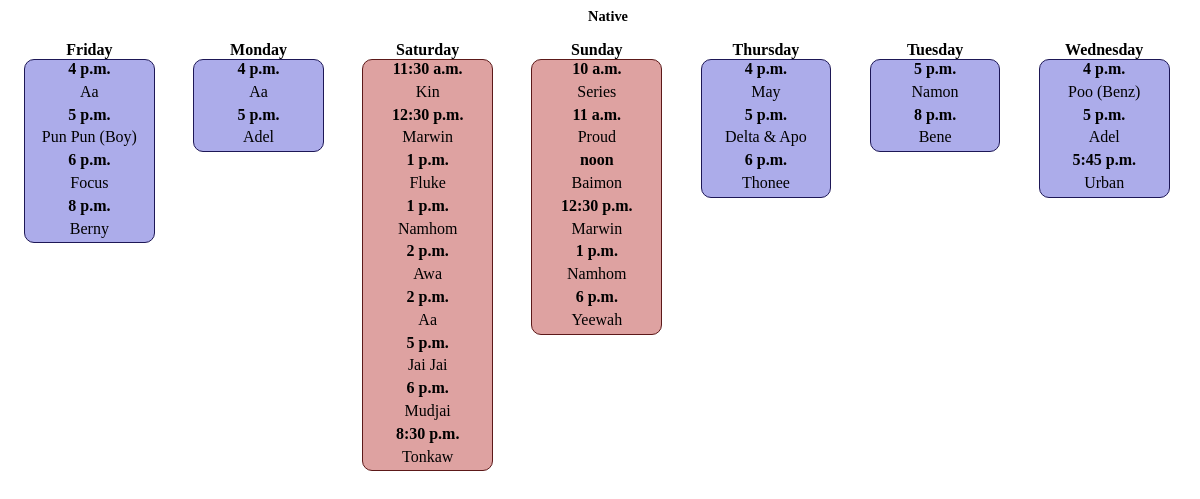
Before: /tutorland/lessonstimetable/print/native/ with the older database file.
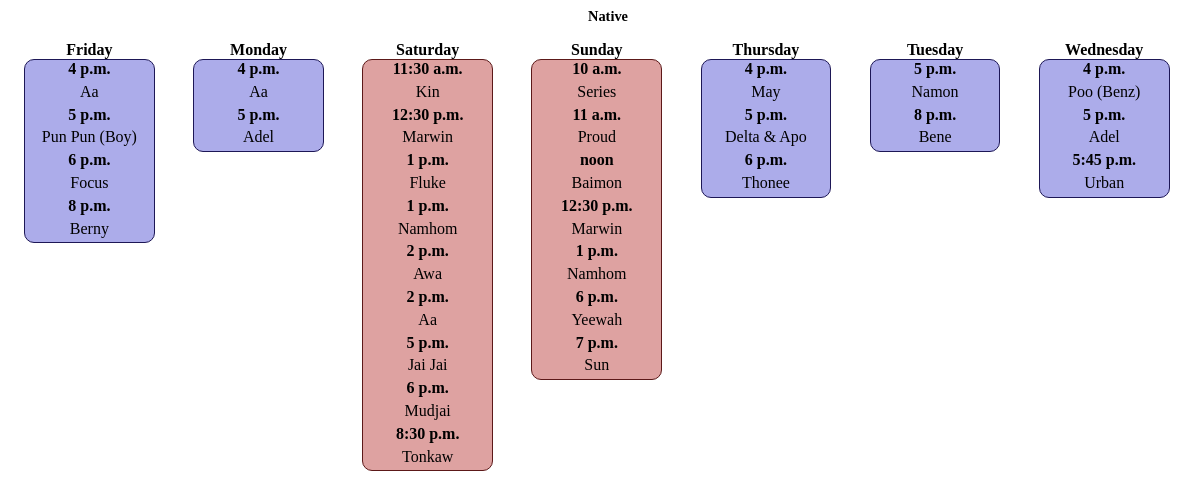
After: the same page with the newer database file.
### api/models.py (models this page shows, shortened)
class Lesson(models.Model):
    id = models.AutoField(auto_created=True, primary_key=True)
    student = models.ForeignKey(Student, on_delete=models.CASCADE)
    day = models.CharField(max_length=10)
    time = models.TimeField()
    subject = models.CharField(choices=SUBJECT_CHOICES, max_length=7)
    isonline = models.BooleanField(default=False)
    created = models.TimeField(auto_now_add=True)
    class Meta:
        verbose_name = "Lesson"
        verbose_name_plural = "Lessons"

class Student(models.Model):
    id = models.AutoField(auto_created=True, primary_key=True)
    name = models.CharField(max_length=30)
    lessons_remaining_grammar_only = models.IntegerField(
        default=0, blank=True, null=True
    )
    lessons_remaining_native_only = models.IntegerField(
        default=0, blank=True, null=True
    )
    lessons_remaining = models.IntegerField(default=0, blank=True, null=True)
    created = models.TimeField(auto_now_add=True)
    class Meta:
        verbose_name = "Student"
        verbose_name_plural = "Students"

### api/views/tutorland_views.py (the view)
def print_native_timetable(request):
    lessons = Lesson.objects.all().filter(subject="native").order_by("day", "time")
    grouped_lessons = {
        day: list(group)
        for day, group in groupby(lessons, key=lambda lesson: lesson.day)
    }
    context = {"grouped_lessons": grouped_lessons, "subject": "Native"}
    return render(request, "timetable_sheet.html", context)

### api/templates/timetable_sheet.html (shortened to what this page needs)
<!DOCTYPE html>
<html>
  <head>
  </head>
  <body>
    <h1>{{subject}}</h1>
    <div class="timetableprintsheet">
      {% for day, lessons in grouped_lessons.items %}
      <div class="table">
        <strong>{{ day|title }}</strong>
        <div class="{{ day|title }}">
          {% for lesson in lessons %}
          <div class="daydata">
            <strong>{{ lesson.time }}</strong>
            <article>{{ lesson.student.name|title }}</article>
          </div>
          {% endfor %}
        </div>
      </div>
      {% endfor %}
    </div>
  </body>
</html>

Changed rows visible on the page:
now on this page (row edited): Lesson: time "7 p.m.", student.name "Sun", shown under "Sunday"
